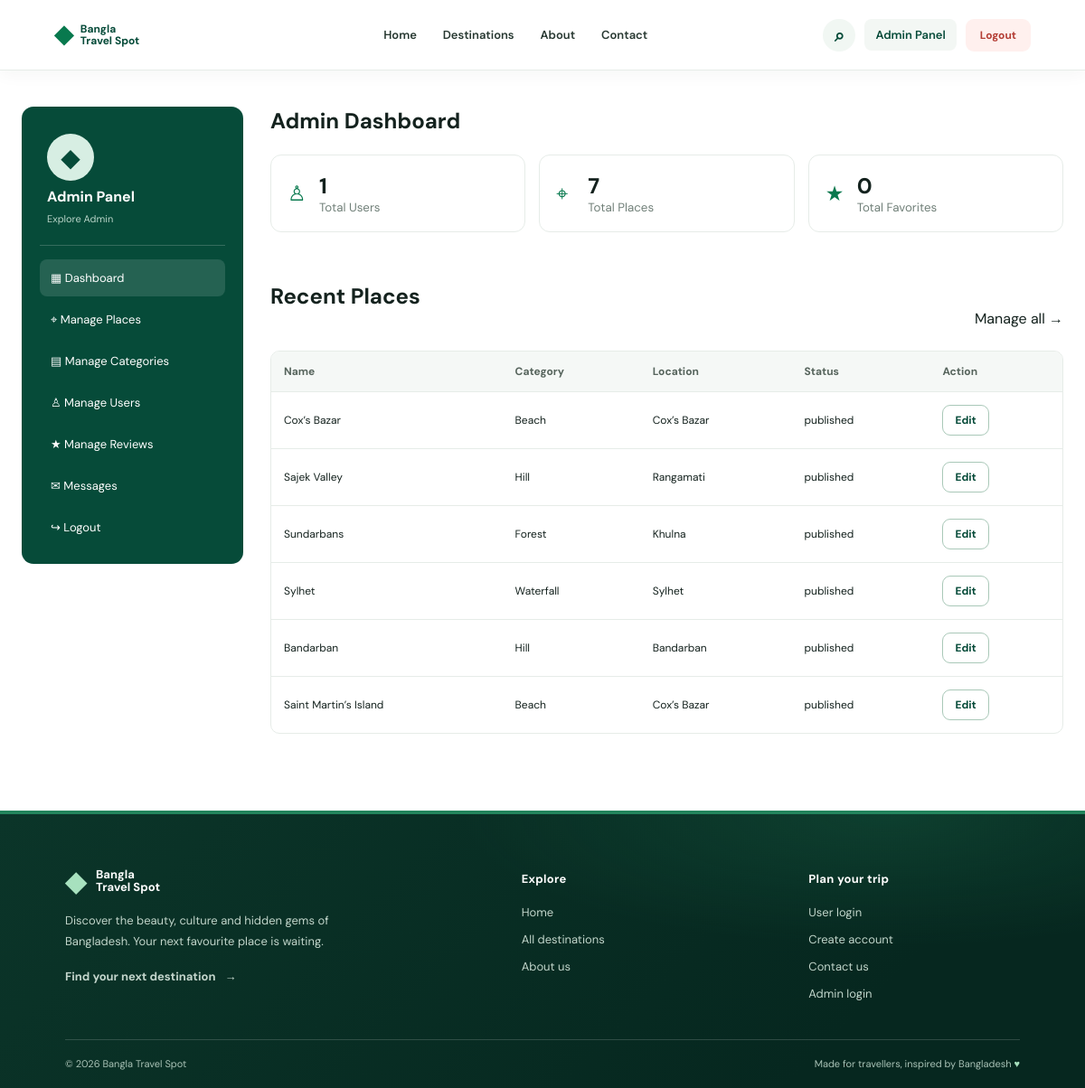
/admin/index.php (signed in), run on the app's committed database.
### tables this page shows
CREATE TABLE places (
 id BIGINT UNSIGNED AUTO_INCREMENT PRIMARY KEY,
 category_id BIGINT UNSIGNED NOT NULL,
 name VARCHAR(160) NOT NULL,
 slug VARCHAR(180) NOT NULL UNIQUE,
 district VARCHAR(120) NOT NULL,
 description TEXT,
 how_to_go TEXT,
 where_to_stay TEXT,
 things_to_do TEXT,
 best_time VARCHAR(160) DEFAULT NULL,
 estimated_budget DECIMAL(12,2) NOT NULL DEFAULT 0,
 cover_image VARCHAR(500) DEFAULT NULL,
 gallery_1 VARCHAR(500) DEFAULT NULL,
 gallery_2 VARCHAR(500) DEFAULT NULL,
 gallery_3 VARCHAR(500) DEFAULT NULL,
 rating DECIMAL(2,1) NOT NULL DEFAULT 4.5,
 status ENUM('published','draft') NOT NULL DEFAULT 'published',
 featured TINYINT(1) NOT NULL DEFAULT 0,
 created_at TIMESTAMP DEFAULT CURRENT_TIMESTAMP,
 updated_at TIMESTAMP DEFAULT CURRENT_TIMESTAMP ON UPDATE CURRENT_TIMESTAMP,
 CONSTRAINT fk_places_category FOREIGN KEY(category_id) REFERENCES categories(id) ON DELETE RESTRICT,
 INDEX idx_places_status(status), INDEX idx_places_district(district), INDEX idx_places_featured(featured)
);

CREATE TABLE categories (
 id BIGINT UNSIGNED AUTO_INCREMENT PRIMARY KEY,
 name VARCHAR(100) NOT NULL UNIQUE,
 slug VARCHAR(120) NOT NULL UNIQUE,
 description VARCHAR(255) DEFAULT NULL,
 created_at TIMESTAMP DEFAULT CURRENT_TIMESTAMP
);

### includes/functions.php (called while the page is built, shortened)
<?php
function e($v){return htmlspecialchars((string)$v,ENT_QUOTES,'UTF-8');}
function url($path=''){return rtrim(BASE_URL,'/').'/'.ltrim($path,'/');}
function user(){return $_SESSION['user']??null;}
function logged_in(){return (bool)user();}

### admin/index.php (the view)
<?php require_once '../includes/functions.php';require_admin();$counts=[];foreach(['users','places','favorites','reviews'] as $t)$counts[$t]=$pdo->query("SELECT COUNT(*) FROM $t")->fetchColumn();$recent=$pdo->query('SELECT p.*,c.name category_name FROM places p LEFT JOIN categories c ON c.id=p.category_id ORDER BY p.created_at DESC LIMIT 6')->fetchAll();$page_title='Admin Dashboard';require '../includes/header.php';?><section class="dashboard-layout admin-layout"><aside class="sidebar"><div class="profile-mini"><div class="avatar">◆</div><b>Admin Panel</b><small><?=e(user()['name'])?></small></div><a class="selected" href="index.php">▦ Dashboard</a><a href="places.php">⌖ Manage Places</a><a href="categories.php">▤ Manage Categories</a><a href="users.php">♙ Manage Users</a><a href="reviews.php">★ Manage Reviews</a><a href="messages.php">✉ Messages</a><a href="<?=url('auth/logout.php')?>">↪ Logout</a></aside><div class="dashboard-main"><h1>Admin Dashboard</h1><div class="stats-grid"><div class="stat-card"><span>♙</span><b><?=$counts['users']?></b><small>Total Users</small></div><div class="stat-card"><span>⌖</span><b><?=$counts['places']?></b><small>Total Places</small></div><div class="stat-card"><span>★</span><b><?=$counts['favorites']?></b><small>Total Favorites</small></div></div><div class="section-heading"><h2>Recent Places</h2><a href="places.php">Manage all →</a></div><div class="table-wrap"><table><thead><tr><th>Name</th><th>Category</th><th>Location</th><th>Status</th><th>Action</th></tr></thead><tbody><?php foreach($recent as $p):?><tr><td><?=e($p['name'])?></td><td><?=e($p['category_name'])?></td><td><?=e($p['district'])?></td><td><?=e($p['status'])?></td><td><a class="btn btn-outline btn-small" href="places.php?edit=<?=$p['id']?>">Edit</a></td></tr><?php endforeach;?></tbody></table></div></div></section><?php require '../includes/footer.php';?>

### includes/header.php (shortened to what this page needs)
<?php require_once __DIR__.'/functions.php'; $page_title=$page_title??'Bangla Travel Spot'; ?>
<!doctype html><html lang="en"><head><link rel="stylesheet" href="<?=url('assets/css/style.css')?>"><link rel="stylesheet" href="<?=url('assets/css/footer.css')?>"></head><body>
<header class="topbar"><a class="brand" href="<?=url('index.php')?>"><span class="brand-mark">◆</span><span>Bangla<br><b>Travel Spot</b></span></a><button class="menu-toggle" aria-label="Open menu">☰</button><nav class="nav"><a href="<?=url('index.php')?>">Home</a><a href="<?=url('destinations.php')?>">Destinations</a><a href="<?=url('about.php')?>">About</a><a href="<?=url('contact.php')?>">Contact</a></nav><div class="nav-actions"><a class="search-icon" href="<?=url('destinations.php')?>" aria-label="Search destinations">⌕</a><?php if(logged_in()):?><?php if(user()['role']==='admin'):?><a href="<?=url('admin/index.php')?>" class="user-link">Admin Panel</a><?php else:?><a href="<?=url('user/dashboard.php')?>" class="user-link">☺ <?=e(user()['name'])?></a><?php endif;?><a class="btn btn-logout btn-small" href="<?=url('auth/logout.php')?>">Logout</a><?php else:?><a class="btn btn-login btn-small" href="<?=url('auth/login.php')?>">User Login</a><a class="btn btn-primary btn-small" href="<?=url('auth/register.php')?>">Register</a><?php endif;?></div></header>
<main class="main-wrap"><?=flash()?>

### includes/footer.php
</main>
<footer class="footer">
    <div class="footer-inner">
        <div class="footer-about">
            <a class="brand brand-light" href="<?=url('index.php')?>">
                <span class="brand-mark" aria-hidden="true">◆</span>
                <span>Bangla<br><b>Travel Spot</b></span>
            </a>
            <p>Discover the beauty, culture and hidden gems of Bangladesh. Your next favourite place is waiting.</p>
            <a class="footer-cta" href="<?=url('destinations.php')?>">Find your next destination <span aria-hidden="true">→</span></a>
        </div>
        <div class="footer-links">
            <b>Explore</b>
            <a href="<?=url('index.php')?>">Home</a>
            <a href="<?=url('destinations.php')?>">All destinations</a>
            <a href="<?=url('about.php')?>">About us</a>
        </div>
        <div class="footer-links">
            <b>Plan your trip</b>
            <a href="<?=url('auth/login.php')?>">User login</a>
            <a href="<?=url('auth/register.php')?>">Create account</a>
            <a href="<?=url('contact.php')?>">Contact us</a>
            <a href="<?=url('admin/login.php')?>">Admin login</a>
        </div>
    </div>
    <div class="copyright">
        <span>© <?=date('Y')?> Bangla Travel Spot</span>
        <span>Made for travellers, inspired by Bangladesh <span aria-hidden="true">♥</span></span>
    </div>
</footer>
</body></html>

### assets/css/style.css (style rules this page uses)
:root { --green:#08794e;--deep:#064b39;--mint:#e9f5ef;--ink:#14221e;--muted:#718079;--line:#e6ece8;--red:#df4b4b;--shadow:0 12px 35px rgba(14,45,32,.08) }
* { box-sizing:border-box }
html { scroll-behavior:smooth }
body { margin:0;font-family:'DM Sans',sans-serif;color:var(--ink);background:#fff }
a { color:inherit;text-decoration:none }
.topbar { height:76px;padding:0 max(calc((100% - 1240px)/2),4%);display:flex;align-items:center;gap:42px;border-bottom:1px solid var(--line);background:#fff;position:sticky;top:0;z-index:20 }
.brand { display:flex;align-items:center;gap:8px;color:var(--deep);font-size:12px;line-height:1.05;font-weight:700;min-width:145px }
.brand-mark { font-size:27px }
.nav { display:flex;align-items:center;gap:28px;margin:auto;font-size:13px;font-weight:600 }
.nav-actions { display:flex;align-items:center;gap:18px;font-size:13px;font-weight:600;white-space:nowrap }
.btn { border:0;border-radius:9px;padding:12px 20px;font-weight:700;display:inline-flex;align-items:center;justify-content:center;cursor:pointer;transition:.2s }
.btn-outline { border:1px solid #a9c8b8;color:var(--deep);background:#fff }
.btn-small { padding:8px 13px;font-size:12px }
.main-wrap { min-height:65vh }
.section-heading { display:flex;align-items:end;justify-content:space-between;gap:20px;margin-bottom:25px }
.dashboard-layout { max-width:1240px;margin:0 auto;padding:40px 24px 65px;display:grid;grid-template-columns:245px 1fr;gap:30px }
.sidebar { background:#064b39;border-radius:13px;padding:20px;color:white;display:flex;flex-direction:column;gap:5px;align-self:start;min-height:500px }
.profile-mini { display:flex;flex-direction:column;align-items:flex-start;gap:7px;padding:10px 8px 22px;border-bottom:1px solid #ffffff30;margin-bottom:10px }
.profile-mini small { font-size:11px;color:#b8d4c8 }
.avatar { width:52px;height:52px;border-radius:50%;background:#d7eee3;color:var(--deep);display:grid;place-items:center;font-size:28px }
.sidebar>a { padding:12px;border-radius:8px;font-size:13px }
.sidebar>a:hover,.sidebar>a.selected { background:#ffffff20 }
.dashboard-main h1 { margin:0 0 22px }
.stats-grid { display:grid;grid-template-columns:repeat(3,1fr);gap:15px;margin-bottom:35px }
.stat-card { border:1px solid var(--line);border-radius:12px;padding:18px;display:grid;grid-template-columns:35px 1fr;align-items:center }
.stat-card span { grid-row:span 2;color:var(--green);font-size:23px }
.stat-card b { font-size:24px }
.stat-card small { color:var(--muted) }
.table-wrap { overflow:auto;border:1px solid var(--line);border-radius:10px;margin:20px 0 }
table { width:100%;border-collapse:collapse;min-width:650px }
th,td { text-align:left;padding:14px;border-bottom:1px solid var(--line);font-size:12px }
th { background:#f5f8f6;color:#56645c }
tr:last-child td { border-bottom:0 }
.footer { background:#092d24;color:white;padding:45px max(calc((100% - 1180px)/2),6%) 15px }
.footer-inner { display:grid;grid-template-columns:2fr 1fr 1fr;gap:40px;padding-bottom:35px }
.footer-inner>div { display:flex;flex-direction:column;gap:12px }
.footer-inner p,.footer-inner a:not(.brand) { font-size:13px;color:#c3d5cc }
.brand-light { color:white }
.copyright { text-align:center;border-top:1px solid #ffffff24;padding:17px;color:#a9c2b6;font-size:11px }
.topbar { height:78px;padding:0 clamp(20px,5vw,72px);gap:clamp(20px,4vw,56px);box-shadow:0 4px 18px rgba(14,45,32,.045) }
.topbar .brand { min-width:170px }
.topbar .brand-mark { color:var(--green) }
.topbar .nav { gap:clamp(18px,2.4vw,34px) }
.topbar .nav a { position:relative;padding:10px 0;color:#273831;transition:color .2s }
.topbar .nav a:after { position:absolute;right:0;bottom:2px;left:0;height:2px;background:var(--green);content:"";transform:scaleX(0);transform-origin:left;transition:transform .2s }
.topbar .nav-actions { gap:10px }
.topbar .search-icon { width:36px;height:36px;display:grid;place-items:center;border-radius:50%;background:#f1f7f3;color:var(--deep);font-size:20px }
.topbar .user-link,.topbar .admin-link { padding:9px 12px;border-radius:8px;background:#f3f7f4;color:var(--deep) }
.topbar .btn-logout { background:#fff0ee;color:#b43e35 }
.topbar .btn-small { padding:10px 16px;border-radius:9px;font-size:12px }

### data on the page
places: category "1", featured "0", name "Saint Martin’s Island", category.name "Beach", district "Cox’s Bazar", status "published"
places: name "Cox’s Bazar", category.name "Beach", district "Cox’s Bazar", status "published"
places: name "Sajek Valley", category.name "Hill", district "Rangamati", status "published"
places: name "Sundarbans", category.name "Forest", district "Khulna", status "published"
places: name "Sylhet", category.name "Waterfall", district "Sylhet", status "published"
places: name "Bandarban", category.name "Hill", district "Bandarban", status "published"

### other printed values
user()['name'] "Explore Admin"
$counts['places'] "7"
